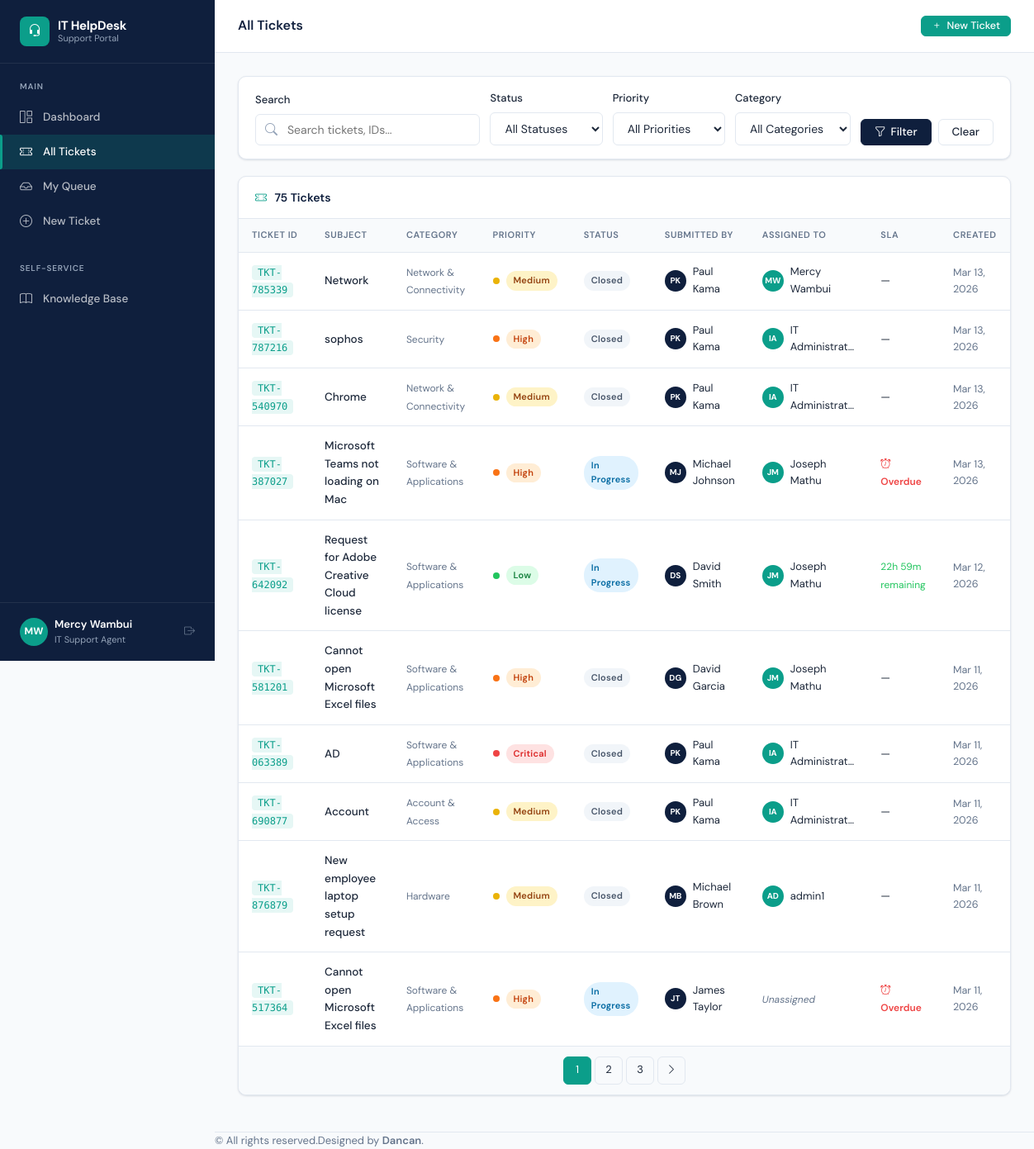
/tickets/ (signed in), run on the app's committed database.
### accounts/models.py (models this page shows, shortened)
class User(AbstractUser):
    ROLE_END_USER = 'end_user'
    ROLE_AGENT = 'agent'
    ROLE_MANAGER = 'manager'
    ROLE_CHOICES = [
        (ROLE_END_USER, 'End User'),
        (ROLE_AGENT, 'IT Support Agent'),
        (ROLE_MANAGER, 'IT Manager / Admin'),
    ]
    role = models.CharField(max_length=20, choices=ROLE_CHOICES, default=ROLE_END_USER)
    department = models.ForeignKey(
        Department, on_delete=models.SET_NULL, null=True, blank=True, related_name='users'
    )
    phone = models.CharField(max_length=20, blank=True)
    avatar = models.ImageField(upload_to='avatars/', blank=True, null=True)
    job_title = models.CharField(max_length=100, blank=True)
    is_active = models.BooleanField(default=True)
    email_notifications = models.BooleanField(default=True)
    created_at = models.DateTimeField(auto_now_add=True)
    @property
    def is_end_user(self):
        return self.role == self.ROLE_END_USER
    @property
    def is_agent(self):
        return self.role in [self.ROLE_AGENT, self.ROLE_MANAGER]
    @property
    def is_manager(self):
        return self.role == self.ROLE_MANAGER
    def get_initials(self):
        if self.first_name and self.last_name:
            return f"{self.first_name[0]}{self.last_name[0]}".upper()
        return self.username[:2].upper()

### tickets/models.py (models this page shows, shortened)
class Ticket(models.Model):
    PRIORITY_LOW = 'low'
    PRIORITY_MEDIUM = 'medium'
    PRIORITY_HIGH = 'high'
    PRIORITY_CRITICAL = 'critical'
    PRIORITY_CHOICES = [
        (PRIORITY_LOW, 'Low'),
        (PRIORITY_MEDIUM, 'Medium'),
        (PRIORITY_HIGH, 'High'),
        (PRIORITY_CRITICAL, 'Critical'),
    ]
    STATUS_OPEN = 'open'
    STATUS_IN_PROGRESS = 'in_progress'
    STATUS_PENDING = 'pending'
    STATUS_RESOLVED = 'resolved'
    STATUS_CLOSED = 'closed'
    STATUS_CHOICES = [
        (STATUS_OPEN, 'Open'),
        (STATUS_IN_PROGRESS, 'In Progress'),
        (STATUS_PENDING, 'Pending'),
        (STATUS_RESOLVED, 'Resolved'),
        (STATUS_CLOSED, 'Closed'),
    ]
    SOURCE_WEB = 'web'
    SOURCE_EMAIL = 'email'
    SOURCE_CHAT = 'chat'
    SOURCE_CHOICES = [
        (SOURCE_WEB, 'Web Form'),
        (SOURCE_EMAIL, 'Email'),
        (SOURCE_CHAT, 'Live Chat'),
    ]
    ticket_id = models.CharField(max_length=20, unique=True, editable=False)
    title = models.CharField(max_length=255)
    description = models.TextField()
    category = models.ForeignKey(Category, on_delete=models.SET_NULL, null=True, related_name='tickets')
    priority = models.CharField(max_length=10, choices=PRIORITY_CHOICES, default=PRIORITY_MEDIUM)
    status = models.CharField(max_length=15, choices=STATUS_CHOICES, default=STATUS_OPEN)
    source = models.CharField(max_length=10, choices=SOURCE_CHOICES, default=SOURCE_WEB)
    submitted_by = models.ForeignKey(
        settings.AUTH_USER_MODEL, on_delete=models.CASCADE, related_name='submitted_tickets'
    )
    assigned_to = models.ForeignKey(
        settings.AUTH_USER_MODEL, on_delete=models.SET_NULL,
        null=True, blank=True, related_name='assigned_tickets'
    )
    sla_due_at = models.DateTimeField(null=True, blank=True)
    sla_breached = models.BooleanField(default=False)
    first_response_at = models.DateTimeField(null=True, blank=True)
    csat_score = models.PositiveSmallIntegerField(null=True, blank=True)  # 1-5
    csat_comment = models.TextField(blank=True)
    created_at = models.DateTimeField(auto_now_add=True)
    updated_at = models.DateTimeField(auto_now=True)
    resolved_at = models.DateTimeField(null=True, blank=True)
    closed_at = models.DateTimeField(null=True, blank=True)
    tags = models.ManyToManyField('Tag', blank=True, related_name='tickets')
    def get_absolute_url(self):
        return reverse('tickets:detail', kwargs={'ticket_id': self.ticket_id})
    def is_overdue(self):
        if self.sla_due_at and self.status not in [self.STATUS_RESOLVED, self.STATUS_CLOSED]:
            return timezone.now() > self.sla_due_at
        return False
    class Meta:
        ordering = ['-created_at']

class Category(models.Model):
    HARDWARE = 'hardware'
    NETWORK = 'network'
    SOFTWARE = 'software'
    ACCOUNT = 'account'
    SECURITY = 'security'
    OTHER = 'other'
    TYPE_CHOICES = [
        (HARDWARE, 'Hardware'),
        (NETWORK, 'Network'),
        (SOFTWARE, 'Software'),
        (ACCOUNT, 'Account & Access'),
        (SECURITY, 'Security'),
        (OTHER, 'Other'),
    ]
    name = models.CharField(max_length=100, unique=True)
    slug = models.SlugField(unique=True)
    type = models.CharField(max_length=20, choices=TYPE_CHOICES, default=OTHER)
    description = models.TextField(blank=True)
    icon = models.CharField(max_length=50, default='tag', help_text='Bootstrap icon name')
    color = models.CharField(max_length=20, default='primary')
    auto_assign_to = models.ForeignKey(
        settings.AUTH_USER_MODEL, on_delete=models.SET_NULL,
        null=True, blank=True, related_name='auto_assigned_categories'
    )
    is_active = models.BooleanField(default=True)
    class Meta:
        verbose_name_plural = 'Categories'
        ordering = ['name']

### tickets/views.py (the view, shortened to what this page needs)
# urls.py: path('', views.ticket_list, name='list'),  # All tickets (agents) / My tickets (end-users)
@login_required
def ticket_list(request):
    if request.user.is_agent:
        qs = Ticket.objects.all().order_by('-created_at')
    else:
        qs = Ticket.objects.filter(submitted_by=request.user).order_by('-created_at')
    filter_form = TicketFilterForm(request.GET or None)
    paginator = Paginator(qs, 10)
    page_number = request.GET.get('page')
    page_obj = paginator.get_page(page_number)
    return render(request, 'tickets/list.html', {
        'tickets': page_obj,
        'filter_form': filter_form,
        'total_count': qs.count(),
    })

### tickets/forms.py
class TicketFilterForm(forms.Form):
    STATUS_CHOICES = [('', 'All Statuses')] + list(Ticket.STATUS_CHOICES)
    PRIORITY_CHOICES = [('', 'All Priorities')] + list(Ticket.PRIORITY_CHOICES)
    search = forms.CharField(required=False, widget=forms.TextInput(attrs={
        'class': 'form-control',
        'placeholder': 'Search tickets...'
    }))
    status = forms.ChoiceField(
        choices=STATUS_CHOICES, required=False,
        widget=forms.Select(attrs={'class': 'form-select'})
    )
    priority = forms.ChoiceField(
        choices=PRIORITY_CHOICES, required=False,
        widget=forms.Select(attrs={'class': 'form-select'})
    )
    category = forms.ModelChoiceField(
        queryset=Category.objects.filter(is_active=True),
        required=False,
        empty_label='All Categories',
        widget=forms.Select(attrs={'class': 'form-select'})
    )
    assigned_to = forms.CharField(required=False, widget=forms.HiddenInput())

### templates/tickets/list.html (shortened to what this page needs)
{% extends "base/base.html" %}
{% block page_title %}
  {% if user.is_end_user %}My Tickets{% else %}All Tickets{% endif %}
{% endblock %}
{% block topbar_actions %}
<a href="{% url 'tickets:submit' %}" class="btn btn-primary btn-sm">
  <i class="bi bi-plus"></i> New Ticket
</a>
{% endblock %}
{% block content %}
<div class="card mb-5">
  <div class="card-body" style="padding:16px 20px;">
    <form method="get" style="display:flex;gap:12px;flex-wrap:wrap;align-items:flex-end;">
      <div style="flex:2;min-width:200px;">
        <label class="form-label">Search</label>
        <div class="search-input-wrap">
          <i class="bi bi-search"></i>
          <input type="text" name="search" class="form-control" placeholder="Search tickets, IDs..." value="{{ filter_form.search.value|default:'' }}">
        </div>
      </div>
      <div style="flex:1;min-width:130px;">
        <label class="form-label">Status</label>
        <select name="status" class="form-select">
          <option value="">All Statuses</option>
        </select>
      </div>
      <div style="flex:1;min-width:130px;">
        <label class="form-label">Priority</label>
        <select name="priority" class="form-select">
          <option value="">All Priorities</option>
        </select>
      </div>
      <div style="flex:1;min-width:140px;">
        <label class="form-label">Category</label>
        <select name="category" class="form-select">
          <option value="">All Categories</option>
        </select>
      </div>
      <div style="display:flex;gap:8px;">
        <button type="submit" class="btn btn-navy">
          <i class="bi bi-funnel"></i> Filter
        </button>
        <a href="{% url 'tickets:list' %}" class="btn btn-outline">Clear</a>
      </div>
    </form>
  </div>
</div>
<div class="card">
  <div class="card-header">
    <h5>
      <i class="bi bi-ticket-perforated" style="color:var(--teal);margin-right:6px;"></i>
      {{ total_count }} Ticket{{ total_count|pluralize }}
    </h5>
  </div>
  <div class="table-wrapper" style="border:none;border-radius:0 0 var(--radius) var(--radius);">
    <table class="data-table">
      <thead>
        <tr>
          <th>Ticket ID</th>
          <th>Subject</th>
          <th>Category</th>
          <th>Priority</th>
          <th>Status</th>
          {% if not user.is_end_user %}<th>Submitted By</th>{% endif %}
          <th>Assigned To</th>
          <th>SLA</th>
          <th>Created</th>
        </tr>
      </thead>
      <tbody>
        {% for t in tickets %}
        <tr>
          <td>
            <a href="{{ t.get_absolute_url }}" class="ticket-id">{{ t.ticket_id }}</a>
          </td>
          <td>
            <a href="{{ t.get_absolute_url }}" style="color:var(--text);font-weight:500;">
              {{ t.title|truncatechars:45 }}
            </a>
          </td>
          <td>
            {% if t.category %}
            <span style="font-size:12px;color:var(--text-muted);">{{ t.category.name }}</span>
            {% else %}—{% endif %}
          </td>
          <td>
            <span class="d-flex align-items-center gap-2">
              <span class="priority-dot dot-{{ t.priority }}"></span>
              <span class="badge badge-{{ t.priority }}">{{ t.get_priority_display }}</span>
            </span>
          </td>
          <td><span class="badge badge-{{ t.status }}">{{ t.get_status_display }}</span></td>
          {% if not user.is_end_user %}
          <td>
            <span class="d-flex align-items-center gap-2">
              <span class="avatar avatar-sm">{{ t.submitted_by.get_initials }}</span>
              <span style="font-size:13px;">{{ t.submitted_by.get_full_name|default:t.submitted_by.username|truncatechars:18 }}</span>
            </span>
          </td>
          {% endif %}
          <td>
            {% if t.assigned_to %}
            <span class="d-flex align-items-center gap-2">
              <span class="avatar avatar-sm avatar-teal">{{ t.assigned_to.get_initials }}</span>
              <span style="font-size:13px;">{{ t.assigned_to.get_full_name|default:t.assigned_to.username|truncatechars:15 }}</span>
            </span>
            {% else %}
            <span style="font-size:12px;color:var(--text-muted);font-style:italic;">Unassigned</span>
            {% endif %}
          </td>
          <td>
            {% if t.sla_due_at and t.status not in 'resolved,closed' %}
              {% if t.is_overdue %}
              <span class="sla-overdue" style="font-size:12px;"><i class="bi bi-alarm"></i> Overdue</span>
              {% else %}
              <span data-sla-due="{{ t.sla_due_at|date:'c' }}" style="font-size:12px;"></span>
              {% endif %}
            {% else %}—{% endif %}
          </td>
          <td class="text-muted" style="font-size:12.5px;">{{ t.created_at|date:"M d, Y" }}</td>
        </tr>
        {% endfor %}
      </tbody>
    </table>
  </div>
  {% if tickets.has_other_pages %}
  <div class="card-footer" style="display:flex;justify-content:center;">
    <ul class="pagination">
      {% for num in tickets.paginator.page_range %}
        {% if tickets.number == num %}
        <li><span class="current">{{ num }}</span></li>
        {% elif num > tickets.number|add:'-3' and num < tickets.number|add:'3' %}
        <li><a href="?page={{ num }}&{{ request.GET.urlencode }}">{{ num }}</a></li>
        {% endif %}
      {% endfor %}
      {% if tickets.has_next %}
      <li><a href="?page={{ tickets.next_page_number }}&{{ request.GET.urlencode }}"><i class="bi bi-chevron-right"></i></a></li>
      {% endif %}
    </ul>
  </div>
  {% endif %}
</div>
{% endblock %}

### templates/base/base.html (shortened to what this page needs)
<!DOCTYPE html>
<html lang="en">
<head>
  <link rel="stylesheet" href="https://cdn.jsdelivr.net/npm/bootstrap-icons@1.11.3/font/bootstrap-icons.css">
  <link rel="stylesheet" href="/static/css/main.css">
</head>
<body>
<div class="app-wrapper">
  <aside class="sidebar" id="sidebar">
    <div class="sidebar-brand">
      <div class="sidebar-brand-icon"><i class="bi bi-headset"></i></div>
      <div class="sidebar-brand-text">
        IT HelpDesk
        <small>Support Portal</small>
      </div>
    </div>
    <div class="sidebar-section">
      <div class="sidebar-section-label">Main</div>
      <ul class="sidebar-nav">
        <li>
          <a href="{% url 'dashboard:home' %}" class="{% if request.resolver_match.namespace == 'dashboard' and request.resolver_match.url_name == 'home' %}active{% endif %}">
            <i class="bi bi-grid-1x2"></i> Dashboard
          </a>
        </li>
        <li>
          <a href="{% url 'tickets:list' %}" class="{% if request.resolver_match.namespace == 'tickets' and request.resolver_match.url_name == 'list' %}active{% endif %}">
            <i class="bi bi-ticket-perforated"></i> All Tickets
          </a>
        </li>
        {% if not user.is_end_user %}
        <li>
          <a href="{% url 'tickets:my_queue' %}" class="{% if request.resolver_match.url_name == 'my_queue' %}active{% endif %}">
            <i class="bi bi-inbox"></i> My Queue
          </a>
        </li>
        {% endif %}
        <li>
          <a href="{% url 'tickets:submit' %}" class="{% if request.resolver_match.url_name == 'submit' %}active{% endif %}">
            <i class="bi bi-plus-circle"></i> New Ticket
          </a>
        </li>
      </ul>
    </div>
    <div class="sidebar-section">
      <div class="sidebar-section-label">Self-Service</div>
      <ul class="sidebar-nav">
        <li>
          <a href="{% url 'knowledge:home' %}" class="{% if request.resolver_match.namespace == 'knowledge' %}active{% endif %}">
            <i class="bi bi-book"></i> Knowledge Base
          </a>
        </li>
      </ul>
    </div>
    <div class="sidebar-footer">
      <div class="sidebar-user d-flex align-items-center gap-2">
        <div class="sidebar-user-avatar">{{ user.get_initials }}</div>
        <div class="sidebar-user-info">
          <div class="sidebar-user-name">{{ user.get_full_name|default:user.username }}</div>
          <div class="sidebar-user-role">{{ user.get_role_display }}</div>
        </div>
        <a href="{% url 'accounts:logout' %}" title="Logout" class="ms-auto text-muted">
          <i class="bi bi-box-arrow-right"></i>
        </a>
      </div>
    </div>
  </aside>
  <div class="main-content">
    <header class="topbar d-flex justify-content-between align-items-center">
      <h1 class="topbar-title mb-0">{% block page_title %}Dashboard{% endblock %}</h1>
      <div class="topbar-actions">
        {% block topbar_actions %}{% endblock %}
      </div>
    </header>
    <main class="page-content p-3">
      {% block content %}{% endblock %}
    </main>
    <footer class="footer text-center mt-4 p-3" style="font-size:13px; color:var(--text-muted); border-top:1px solid var(--border);">
      &copy; {{ now|date:"Y" }}All rights reserved.Designed by <a href="https://github.com/Dancanmutuku" target="_blank" style="color:var(--primary); font-weight:600;">Dancan</a>.
    </footer>
  </div>
</div>
</body>
</html>

### data on the page
User: get_initials "MW", get_full_name "Mercy Wambui", role "IT Support Agent"
Ticket: ticket_id "TKT-785339", title "Network", category.name "Network & Connectivity", priority "Medium", status "Closed", submitted_by.get_initials "PK", submitted_by.get_full_name "Paul Kama", assigned_to.get_initials "MW", assigned_to.get_full_name "Mercy Wambui", created_at "Mar 13, 2026"
Ticket: ticket_id "TKT-787216", title "sophos", category.name "Security", priority "High", status "Closed", submitted_by.get_initials "PK", submitted_by.get_full_name "Paul Kama", assigned_to.get_initials "IA", assigned_to.get_full_name "IT Administrat…", created_at "Mar 13, 2026"
Ticket: ticket_id "TKT-540970", title "Chrome", category.name "Network & Connectivity", priority "Medium", status "Closed", submitted_by.get_initials "PK", submitted_by.get_full_name "Paul Kama", assigned_to.get_initials "IA", assigned_to.get_full_name "IT Administrat…", created_at "Mar 13, 2026"
Ticket: ticket_id "TKT-387027", title "Microsoft Teams not loading on Mac", category.name "Software & Applications", priority "High", status "In Progress", submitted_by.get_initials "MJ", submitted_by.get_full_name "Michael Johnson", assigned_to.get_initials "JM", assigned_to.get_full_name "Joseph Mathu", shows "Overdue", created_at "Mar 13, 2026"
Ticket: ticket_id "TKT-642092", title "Request for Adobe Creative Cloud license", category.name "Software & Applications", priority "Low", status "In Progress", submitted_by.get_initials "DS", submitted_by.get_full_name "David Smith", assigned_to.get_initials "JM", assigned_to.get_full_name "Joseph Mathu", created_at "Mar 12, 2026"
Ticket: ticket_id "TKT-581201", title "Cannot open Microsoft Excel files", category.name "Software & Applications", priority "High", status "Closed", submitted_by.get_initials "DG", submitted_by.get_full_name "David Garcia", assigned_to.get_initials "JM", assigned_to.get_full_name "Joseph Mathu", created_at "Mar 11, 2026"
Ticket: ticket_id "TKT-063389", title "AD", category.name "Software & Applications", priority "Critical", status "Closed", submitted_by.get_initials "PK", submitted_by.get_full_name "Paul Kama", assigned_to.get_initials "IA", assigned_to.get_full_name "IT Administrat…", created_at "Mar 11, 2026"
Ticket: ticket_id "TKT-690877", title "Account", category.name "Account & Access", priority "Medium", status "Closed", submitted_by.get_initials "PK", submitted_by.get_full_name "Paul Kama", assigned_to.get_initials "IA", assigned_to.get_full_name "IT Administrat…", created_at "Mar 11, 2026"
Ticket: ticket_id "TKT-876879", title "New employee laptop setup request", category.name "Hardware", priority "Medium", status "Closed", submitted_by.get_initials "MB", submitted_by.get_full_name "Michael Brown", assigned_to.get_initials "AD", assigned_to.get_full_name "admin1", created_at "Mar 11, 2026"
Ticket: ticket_id "TKT-517364", title "Cannot open Microsoft Excel files", category.name "Software & Applications", priority "High", status "In Progress", submitted_by.get_initials "JT", submitted_by.get_full_name "James Taylor", shows "Unassigned", shows "Overdue", created_at "Mar 11, 2026"

### other printed values
{{ total_count }} "75"
{{ num }} "1"
{{ num }} "2" "3"
